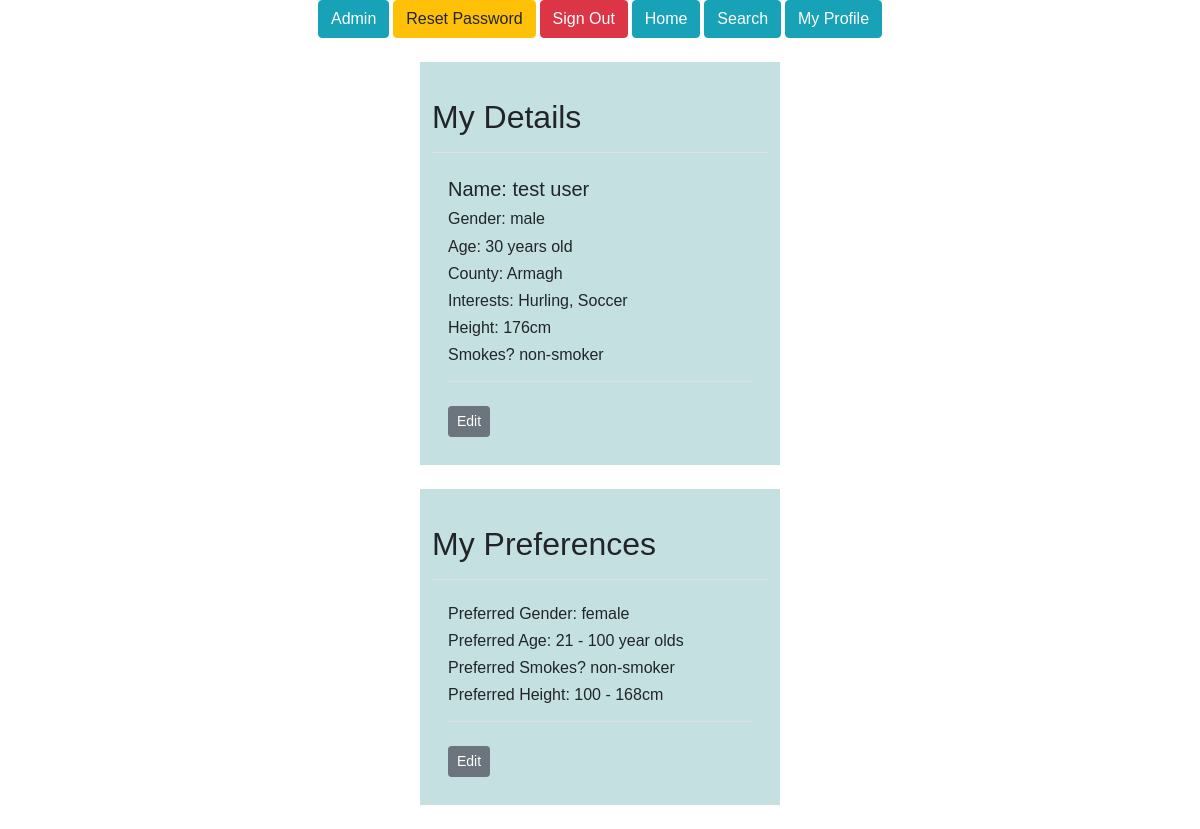
Before: /pages/main/profile.php (signed in) with the older database file.
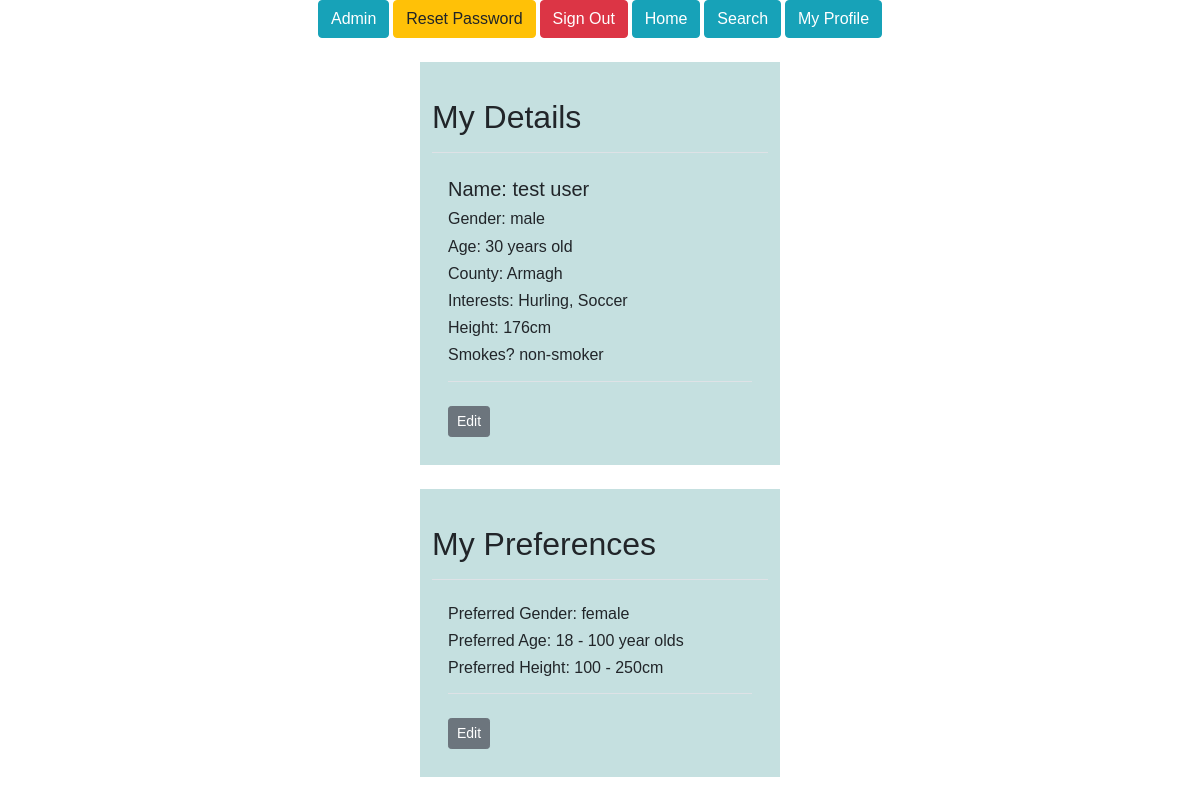
After: the same page with the newer database file.
### tables this page shows
CREATE TABLE preferences (
  userID INT NOT NULL,
  prefGender ENUM("male", "female") NOT NULL,
  prefAgeMin INT NULL DEFAULT 18,
  prefAgeMax INT NULL DEFAULT 100,
  prefCountyID INT NULL,
  prefInterestID INT NULL,
  prefSmokes ENUM("smoker", "non-smoker") NULL,
  prefHeightMin INT NULL DEFAULT 100,
  prefHeightMax INT NULL DEFAULT 250
);

### utilities/utility.php (called while the page is built, shortened)
<?php
function getUserPreferences($link, $userID) {
  $sql = "SELECT prefGender, prefAgeMin, prefAgeMax, prefCountyID, prefInterestID, prefSmokes , prefHeightMin, prefHeightMax FROM preferences WHERE userID = $userID;";
  if($stmt = mysqli_prepare($link, $sql)) {
    if(mysqli_stmt_execute($stmt)) {
      mysqli_stmt_store_result($stmt);
      if(mysqli_stmt_num_rows($stmt) == 1) {
        $preferences = array();
        mysqli_stmt_bind_result($stmt, $prefGenderTemp, $prefAgeMinTemp, $prefAgeMaxTemp, $prefCountyIDTemp, $prefInterestIDTemp, $prefSmokesTemp, $prefHeightMinTemp, $prefHeightMaxTemp);
        while (mysqli_stmt_fetch($stmt)) {
          $preferences['prefGender'] = $prefGenderTemp;
          $preferences['prefAgeMin'] = $prefAgeMinTemp;
          $preferences['prefAgeMax'] = $prefAgeMaxTemp;
          $preferences['prefCountyID'] = ($prefCountyIDTemp) ? $prefCountyIDTemp : 0;
          $preferences['prefInterestID'] = ($prefInterestIDTemp) ? $prefInterestIDTemp : 0;
          $preferences['prefSmokes'] = ($prefSmokesTemp) ? $prefSmokesTemp : "";
          $preferences['prefHeightMin'] = $prefHeightMinTemp;
          $preferences['prefHeightMax'] = $prefHeightMaxTemp;
        }
      }
    }
    else {
      echo "Oops! Something went wrong. Please try again later.";
    }
    if (isset($preferences)) {
      return $preferences;
    }
  }
}
?>

### pages/main/profile.php (the view, shortened to what this page needs)
<?php
require_once "../../utilities/utility.php";
require_once "../../utilities/config.php";
$firstName = $lastName = $gender = $dateOfBirth = $countyName = $smokes = $description = "";
$height = 0;
if(isset($_GET["userID"]) && !empty(trim($_GET["userID"]))) {
  $userID = $_GET["userID"];
  $myProfile = false;
}
else {
  $userID = $_SESSION["userID"];
  $myProfile = true;
}
$sql = "SELECT firstName, lastName, description, gender, dateOfBirth, countyName, smokes, height FROM user
JOIN profile JOIN countyList ON user.userID = profile.userID AND profile.countyID = countyList.countyID WHERE user.userID = $userID;";
if($stmt = mysqli_prepare($link, $sql)) {
  if(mysqli_stmt_execute($stmt)) {
    mysqli_stmt_store_result($stmt);
    if(mysqli_stmt_num_rows($stmt) == 1) {
      mysqli_stmt_bind_result($stmt, $firstNameTemp, $lastNameTemp, $descriptionTemp, $genderTemp, $dateOfBirthTemp, $countyNameTemp, $smokesTemp, $heightTemp);
      while (mysqli_stmt_fetch($stmt)) {
        $firstName = $firstNameTemp;
        $lastName = $lastNameTemp;
        $gender = $genderTemp;
        $dateOfBirth = $dateOfBirthTemp;
        $countyName = $countyNameTemp;
        $smokes = $smokesTemp;
        $height = $heightTemp;
      }
    }
  }
  else {
    echo "Oops! Something went wrong. Please try again later.";
  }
}
$sql = "SELECT interestName FROM interestList JOIN interests ON interestList.interestID = interests.interestID WHERE interests.userID = $userID;";
if($stmt = mysqli_prepare($link, $sql)) {
  if(mysqli_stmt_execute($stmt)) {
    mysqli_stmt_store_result($stmt);
    if(mysqli_stmt_num_rows($stmt) >= 1) {
      mysqli_stmt_bind_result($stmt, $interestNameTemp);
      while (mysqli_stmt_fetch($stmt)) {
        $interests[] = $interestNameTemp;
      }
    }
  }
  else {
    echo "Oops! Something went wrong. Please try again later.";
  }
}
$preferences = getUserPreferences($link, $userID);
$prefGender = $preferences['prefGender'];
$prefSmokes = $preferences['prefSmokes'];
$prefAgeMin = $preferences['prefAgeMin'];
$prefAgeMax = $preferences['prefAgeMax'];
$prefHeightMin = $preferences['prefHeightMin'];
$prefHeightMax = $preferences['prefHeightMax'];
?>
<div class="wrapper">
  <div class="pb-2 mt-4 mb-4 border-bottom">
    <h2><?php echo ($myProfile) ? 'My Details' : $firstName."'s Details";?></h2>
  </div>
  <div class="pb-2 m-3 mb-4 border-bottom">
    <div>
      <h5>Name: <?php echo $firstName.' '.$lastName ?></h5>
    </div>
    <div>
      <h6>Gender: <?php echo $gender ?></h6>
    </div>
    <div>
      <h6> Age:
      <?php
        $dateOfBirth = explode("-", $dateOfBirth);
        $age = (date("md", date("U", mktime(0, 0, 0, $dateOfBirth[2], $dateOfBirth[1], $dateOfBirth[0]))) > date("md")
          ? ((date("Y") - $dateOfBirth[0]) - 1)
          : (date("Y") - $dateOfBirth[0]));
        echo $age.' years old';
      ?>
      </h6>
    </div>
    <div>
      <h6>County: <?php echo $countyName ?></h6>
    </div>
    <div>
      <?php
        if (isset($interests)) {
          echo '<h6>Interests: ';
          $str = "";
          foreach ($interests as $interestName) {
            $str .= $interestName.', ';
          }
          $str = rtrim($str, ', ');
          echo $str;
          echo '</h6>';
        }
      ?>
    </div>
    <div>
      <h6>Height: <?php echo $height.'cm' ?></h6>
    </div>
    <div>
      <h6>Smokes? <?php echo $smokes ?></h6>
    </div>
  </div>
  <?php
    if($myProfile) {
      echo '<div class="m-3">';
      echo '<p><a href="edit-profile.php" class="btn btn-secondary btn-sm">Edit</a></p>';
      echo '</div>';
    }
  ?>
</div>
<div class="wrapper">
  <div class="pb-2 mt-4 mb-4 border-bottom">
    <h2><?php echo ($myProfile) ? 'My Preferences' : $firstName."'s Preferences";?></h2>
  </div>
  <div class="pb-2 m-3 mb-4 border-bottom">
    <div>
      <h6>Preferred Gender: <?php echo $prefGender ?></h6>
    </div>
    <div>
      <h6>Preferred Age: <?php echo $prefAgeMin.' - '.$prefAgeMax.' year olds' ?></h6>
    </div>
    <div>
      <?php
        if (!empty($prefSmokes)) {
          echo '<h6>Preferred Smokes? '.$prefSmokes.'</h6>';
        }
      ?>
    </div>
    <div>
      <h6>Preferred Height: <?php echo $prefHeightMin.' - '.$prefHeightMax.'cm' ?></h6>
    </div>
  </div>
  <?php
    if($myProfile) {
      echo '<div class="m-3">';
      echo '<p><a href="edit-preferences.php" class="btn btn-secondary btn-sm">Edit</a></p>';
      echo '</div>';
    }
  ?>
</div>

### style/style.css (style rules this page uses)
* { -webkit-box-sizing: border-box; -moz-box-sizing: border-box; -ms-box-sizing: border-box; box-sizing: border-box; }
body { font: 14px sans-serif; }
.wrapper { width: 30%; padding: 1%; margin: 2% auto; background-color: rgb(197, 224, 224); }

Changed rows visible on the page:
changed preferences "female": prefAgeMin "21" → "18"; prefHeightMax "168" → "250"; prefSmokes "non-smoker" → (not shown)
Other visible differences:
text no longer shown: "Preferred Smokes?"
